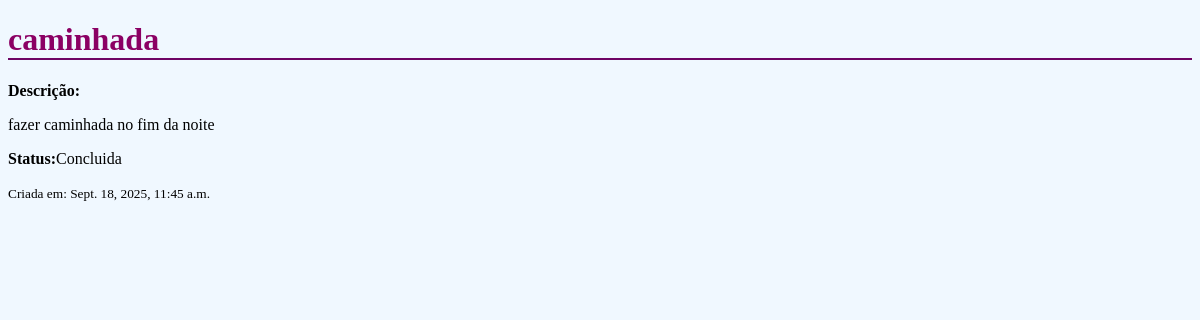
The page /tarefas/2/ on the database its author committed.
### tarefas/models.py (models this page shows, shortened)
class Tarefa(models.Model):
    titulo = models.CharField(max_length=200)
    descricao = models.TextField(blank=True, null=True)
    data_criacao = models.DateTimeField(auto_now_add=True)
    concluida = models.BooleanField(default=False)

### tarefas/views.py (the view)
# urls.py: path('<int:tarefa_id>/' , views.detalhe_tarefa ,name= "detalhe_tarefa") ,
def detalhe_tarefa (request , tarefa_id):
    tarefa = get_object_or_404(Tarefa , pk= tarefa_id)
    return render(request, 'tarefas/detalhe.html' , {'tarefa' : tarefa})

### tarefas/templates/tarefas/detalhe.html (shortened to what this page needs)
<!DOCTYPE html>
<html lang="pt-br">
<head>
    {% load static %}
    <link rel="stylesheet" href="{% static 'detalhe/detalhe.css' %}">
</head>
<body>
    <h1>{{ tarefa.titulo }}</h1>
    <p><strong>Descrição:</strong>{{ tarefa.descricao|linebreaks}}</p>
    <p><strong>Status:</strong>{% if tarefa.concluida %}Concluida{% else %} Pedente{% endif %}</p>
    <small>Criada em: {{tarefa.data_criacao}}</small>
</body>
</html>

### tarefas/static/detalhe/detalhe.css (style rules this page uses)
body { background-color: #f0f8ff; }
h1 { color: rgb(139, 0, 100); border-bottom: 2px solid rgb(110, 4, 100); }

### rows shown on the page
Tarefa: titulo "caminhada", descricao "fazer caminhada no fim da noite", data_criacao "Sept. 18, 2025, 11:45 a.m."
